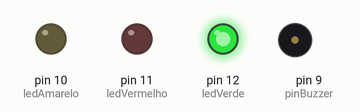
A sketch run on a simulated Arduino Uno, built with avr-gcc and run on an emulated ATmega328P. On the bench: output pins drawn as LEDs (lit = HIGH), buzzer (waves = sounding).

Above: at 1.0 s.
At 2.2 s:
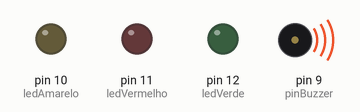
At 3.7 s:
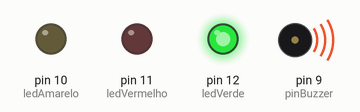
At 9.0 s:
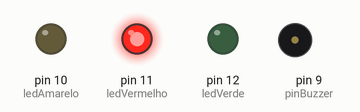
At 13.0 s:
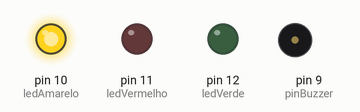
Timing chart, 0 to 18.2 s (numbered marks = the images above):
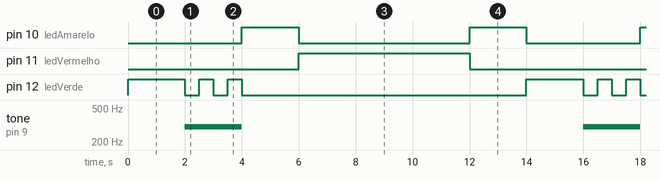

The sketch:

semaforo.ino
```cpp
// declara as variáveis necessárias com as portas em que estão colocadas
#define ledVermelho 11
#define ledAmarelo 10
#define ledVerde 12
#define pinBuzzer 9

void setup() {
  // identifica as variáveis como outputs
  pinMode(ledVermelho, OUTPUT);
  pinMode(ledAmarelo, OUTPUT);
  pinMode(ledVerde, OUTPUT);
  pinMode(pinBuzzer, OUTPUT);
}

void loop() {
  // inicia o ciclo com o led verde aceso
  digitalWrite(ledAmarelo, LOW);
  digitalWrite(ledVerde, HIGH);

  // acende por 2 segundos
  delay(2000);

  // toca o buzzer na frequência de 300 Hz
  tone(pinBuzzer, 300);

  // apaga o led verde por 0,5 segundos
  digitalWrite(ledVerde, LOW);
  delay(500);

  // acende o led verde novamente por 0,5 segundos
  digitalWrite(ledVerde, HIGH);
  delay(500);

  // apaga o led verde novamente por 0,5 segundos
  digitalWrite(ledVerde, LOW);
  delay(500);

  // acende o led verde novamente por 0,5 segundos
  digitalWrite(ledVerde, HIGH);
  delay(500);

  // desliga o buzzer
  noTone(pinBuzzer);

  // acende o led amarelo por 2 segundos
  digitalWrite(ledAmarelo, HIGH);
  digitalWrite(ledVerde, LOW);
  delay(2000);

  // acende o led vermelho por 6 segundos
  digitalWrite(ledAmarelo, LOW);
  digitalWrite(ledVermelho, HIGH);
  delay(6000);

  // acende o led amarelo por mais 2 segundos
  digitalWrite(ledAmarelo, HIGH);
  digitalWrite(ledVermelho, LOW);
  delay(2000);
}
```

Measured:
- by itself, pin 10 (ledAmarelo): repeats every 14.0 s: LOW 6.0 s, HIGH 2.0 s, LOW 4.0 s, HIGH 2.0 s
- by itself, pin 11 (ledVermelho): alternates HIGH for 6.0 s and LOW for 8.0 s
- by itself, pin 12 (ledVerde): repeats every 14.0 s: 2 × (LOW 0.50 s, HIGH 0.50 s), LOW 10.0 s, HIGH 2.0 s
- by itself, tone on pin 9 (pinBuzzer): alternates 300 Hz for 2.0 s and silent for 12.0 s
